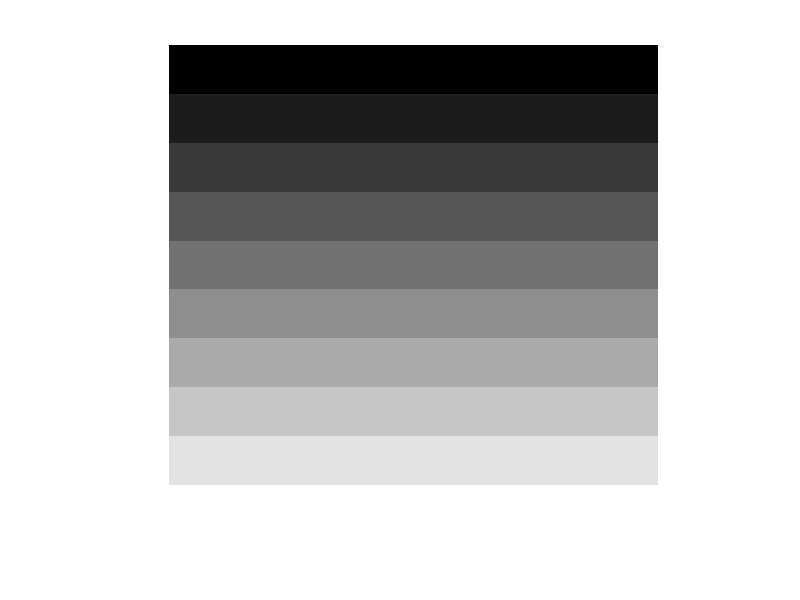
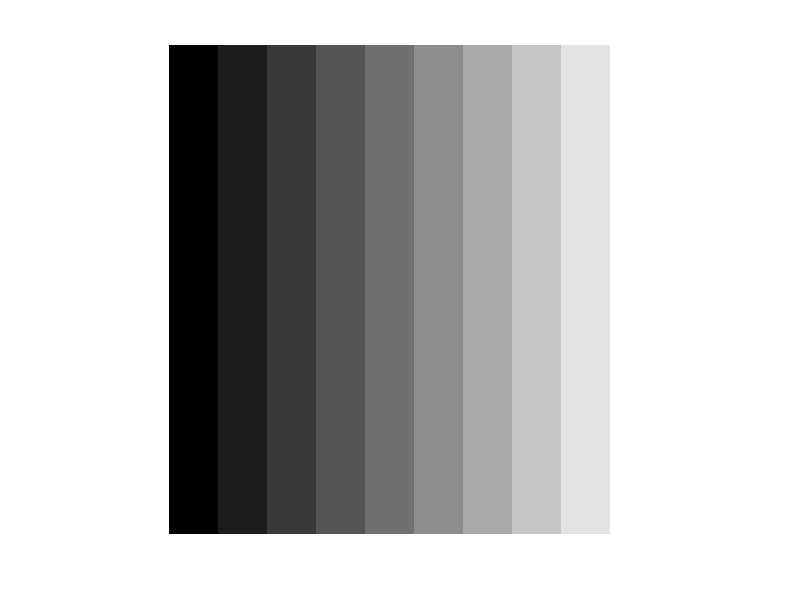

MATLAB code to generate these figures, in order:
pkg load image
m=[0:9];
A=ones(1,10);
im=m'*A;
figure
imshow(im,[])
im=im';
figure
imshow(im,[])
imwrite(im, 'shades.png')
